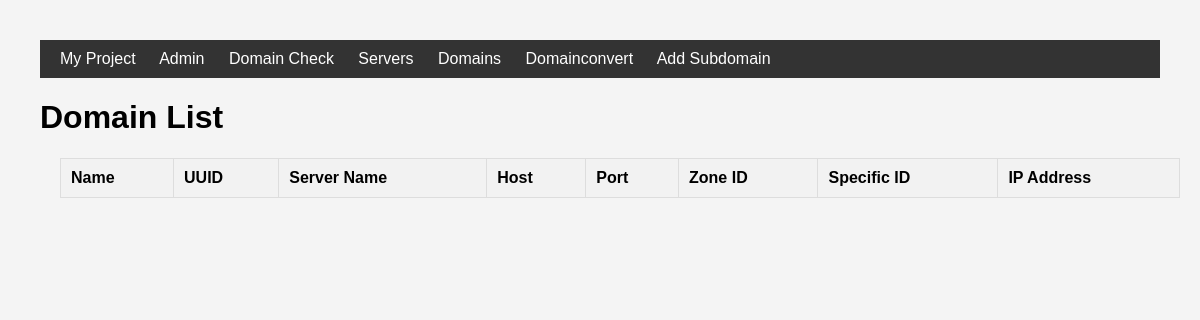
The app's page /servers/domains/, older data.
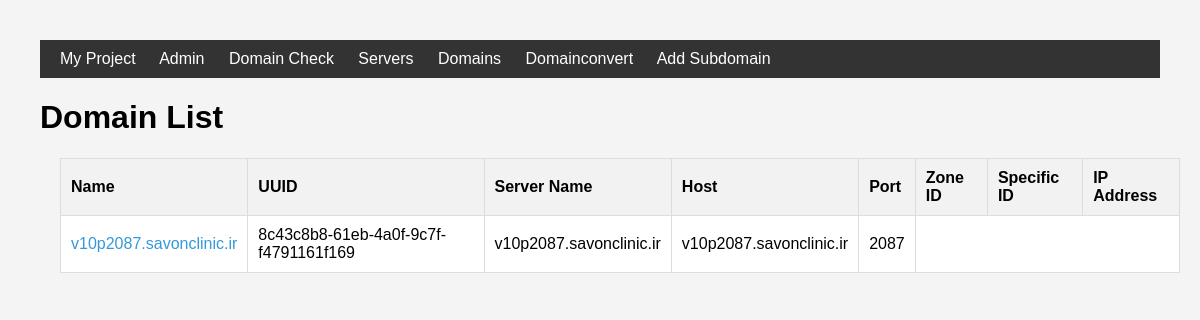
The same page, newer data.
### servers/models.py (models this page shows)
class domaininfo(models.Model):
    name=models.CharField(max_length=100)
    uuid=models.CharField(max_length=100)
    servername=models.CharField(max_length=100)
    host=models.CharField(max_length=100)
    port = models.CharField(max_length=100,default=0)
    zoneid = models.CharField(max_length=100,default=0)
    specificid=models.CharField(max_length=100,default=0)
    ipaddress=models.CharField(max_length=100,default=0)

### servers/views.py (the view)
# urls.py: path('domains/',domain_view,name='domain_list'),
def domain_view(request):
    domains = domaininfo.objects.all()
    context = { 'domains': domains}
    return render(request, 'server/domainlist.html', context)

### templates/server/domainlist.html (shortened to what this page needs)
{% extends 'base.html' %}
{% load static %}
{% block content %}
<!DOCTYPE html>
<html lang="en">
<head>
</head>
<body>
    <h1>Domain List</h1>
    <table>
        <thead>
            <tr>
                <th>Name</th>
                <th>UUID</th>
                <th>Server Name</th>
                <th>Host</th>
                <th>Port</th>
                <th>Zone ID</th>
                <th>Specific ID</th>
                <th>IP Address</th>
            </tr>
        </thead>
        <tbody>
            {% for domain in domains %}
                <tr>
                    <td><a href="{% url 'addsub' domain.id %}">{{ domain.name }}</a></td>
                    <td>{{ domain.uuid }}</td>
                    <td>{{ domain.servername }}</td>
                    <td>{{ domain.host }}</td>
                    <td>{{ domain.port }}</td>
            {%endfor%}
{% endblock %}

### templates/base.html (shortened to what this page needs)
<!DOCTYPE html>
<html lang="en">
<head>
</head>
<body>
    <nav>
        <a href="#">My Project</a>
        <a href="{% url 'admin:index' %}" target="_blank">Admin</a>
        <a href="#">Domain Check</a>
        <a href="{% url 'servers' %}">Servers</a>
        <a href="{% url 'domain_list' %}">Domains</a>
        <a href="{% url 'list_past_domains' %}">Domainconvert</a>
        <a href="#">Add Subdomain</a>
    </nav>
    <div>
        {% block content %}
        {% endblock %}
    </div>
</body>
</html>

### templates/base.html (style rules this page uses)
body { font-family: Arial, sans-serif; margin: 0; padding: 0; background-color: #f4f4f4; }
nav { background-color: #333; color: #fff; padding: 10px 20px; }
nav a { color: #fff; text-decoration: none; margin-right: 20px; }
table { width: 100%; border-collapse: collapse; margin: 20px; background-color: #fff; }
th, td { padding: 10px; border: 1px solid #ddd; }
th { background-color: #f2f2f2; }
a { color: #3498db; text-decoration: none; }

### templates/server/domainlist.html (style rules this page uses)
body { font-family: Arial, sans-serif; margin: 20px; padding: 20px; background-color: #f4f4f4; }
table { width: 100%; border-collapse: collapse; margin-bottom: 20px; }
table, th, td { border: 1px solid #ddd; }
th, td { padding: 10px; text-align: left; }
th { background-color: #f2f2f2; }
a { text-decoration: none; color: #3498db; }

Row changes from the older to the newer data that the page shows:
added domaininfo: name "v10p2087.savonclinic.ir", uuid "8c43c8b8-61eb-4a0f-9c7f-f4791161f169", servername "v10p2087.savonclinic.ir", host "v10p2087.savonclinic.ir", port "2087"
